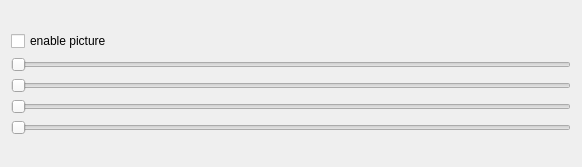
<?xml version="1.0" encoding="UTF-8"?>
<ui version="4.0">
 <class>Widget</class>
 <widget class="QWidget" name="Widget">
  <property name="geometry">
   <rect>
    <x>0</x>
    <y>0</y>
    <width>582</width>
    <height>167</height>
   </rect>
  </property>
  <property name="windowTitle">
   <string>Widget</string>
  </property>
  <layout class="QGridLayout" name="gridLayout">
   <item row="0" column="0">
    <layout class="QVBoxLayout" name="verticalLayout_2">
     <item>
      <widget class="QCheckBox" name="checkBox">
       <property name="text">
        <string>enable picture</string>
       </property>
      </widget>
     </item>
     <item>
      <layout class="QVBoxLayout" name="verticalLayout">
       <item>
        <widget class="QSlider" name="horizontalSliderR">
         <property name="maximum">
          <number>255</number>
         </property>
         <property name="pageStep">
          <number>5</number>
         </property>
         <property name="orientation">
          <enum>Qt::Horizontal</enum>
         </property>
        </widget>
       </item>
       <item>
        <widget class="QSlider" name="horizontalSliderG">
         <property name="maximum">
          <number>255</number>
         </property>
         <property name="pageStep">
          <number>5</number>
         </property>
         <property name="orientation">
          <enum>Qt::Horizontal</enum>
         </property>
        </widget>
       </item>
       <item>
        <widget class="QSlider" name="horizontalSliderB">
         <property name="maximum">
          <number>255</number>
         </property>
         <property name="pageStep">
          <number>5</number>
         </property>
         <property name="orientation">
          <enum>Qt::Horizontal</enum>
         </property>
        </widget>
       </item>
       <item>
        <widget class="QSlider" name="horizontalSliderA">
         <property name="minimum">
          <number>1</number>
         </property>
         <property name="maximum">
          <number>255</number>
         </property>
         <property name="pageStep">
          <number>5</number>
         </property>
         <property name="orientation">
          <enum>Qt::Horizontal</enum>
         </property>
        </widget>
       </item>
      </layout>
     </item>
    </layout>
   </item>
  </layout>
 </widget>
 <layoutdefault spacing="6" margin="11"/>
 <resources/>
 <connections/>
</ui>
